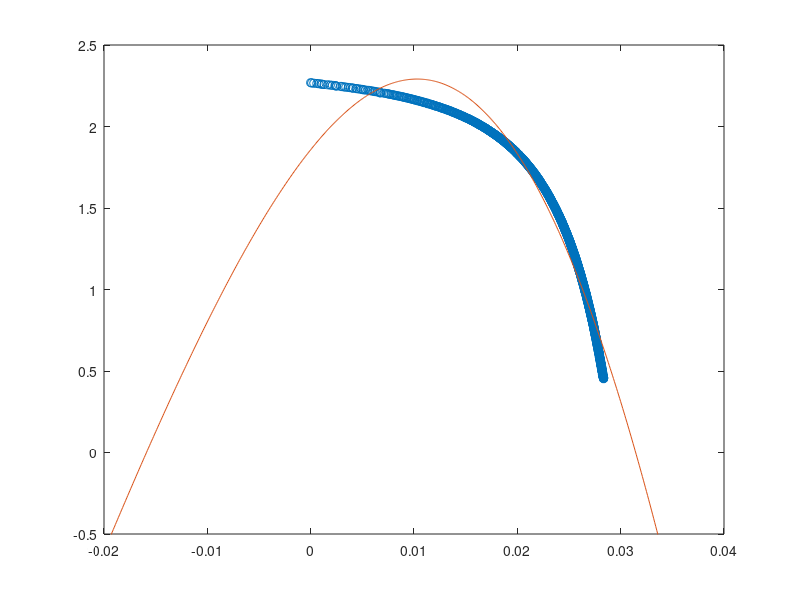
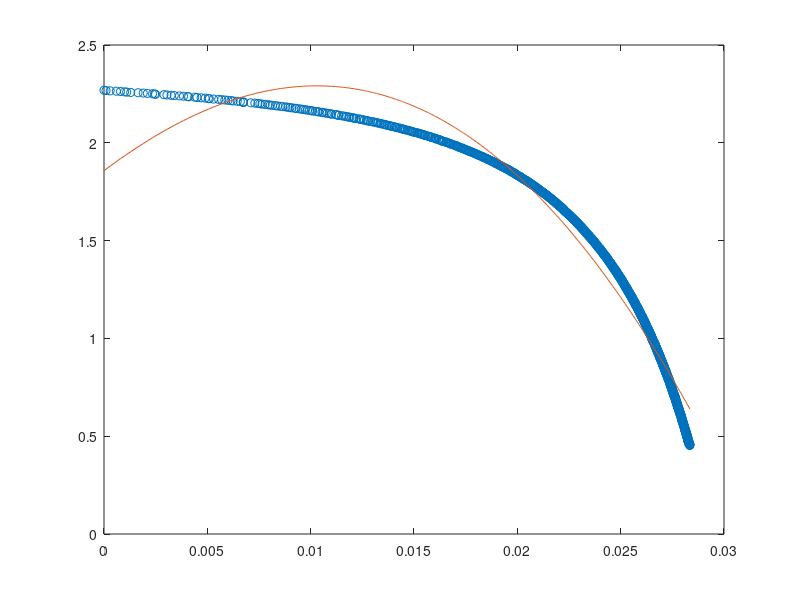

The MATLAB script that drew these images, in order:
clear all
close all
clc

load('capteur.mat');

x = distance;
y = voltage;

starti = 1;
endi = 100;

y_min_rms = [];
min_rms = 1000;
min_rms_index = starti;
params = [0 0];
coeffs = [];
for i = starti:1:endi
    A = 1*i;
    B = pi/(4*i);
    
    pxi = [ ones(1,length(x))',...
            sin(A*x),...
            cos(B*x)
            ];
    
    R = pinv(pxi)*y;
    
    G = 0;
    for j = 1:size(pxi,2)
        G = G + R(j)*pxi(:,j);
    end

    % calculate rms
    current_rms =  rms(voltage-G);
    
    % set smallest rms curve
    if (current_rms < min_rms)
        y_min_rms = G;
        min_rms = current_rms;
        min_rms_index = i;
        params = [A B];
        coeffs = R;
    end
    
    % display error
%     disp(['i = ', num2str(i), ' rms = ', num2str(current_rms)])
end
disp(['minimal rms = ', num2str(min_rms), ' at i = ', num2str(min_rms_index)])

x = [-0.02:0.0001:0.04];

y_test= coeffs(3)*cos(params(2)*x)+coeffs(2)*sin(params(1)*x)+coeffs(1);

figure 
plot(distance,voltage,'o')
hold on
plot(x, y_test)
axis([-0.02 0.04 -0.5 2.5])
figure
plot(distance,voltage,'o')
hold on
plot(distance, y_min_rms)
